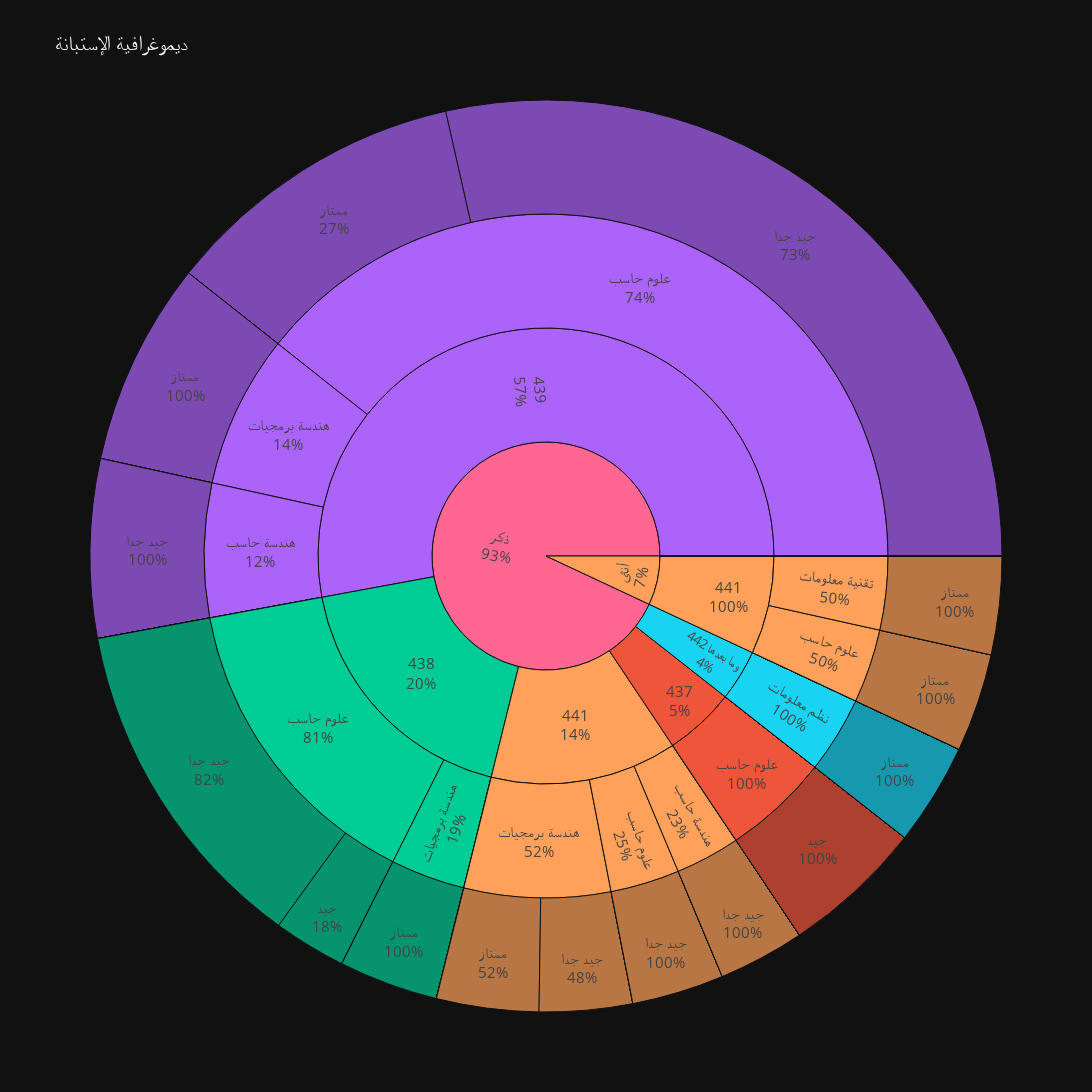

Notebook source saved alongside this figure:
### Markdown cell above
#### Demographic

### Code cell
fig = px.sunburst(
    df, 
    path=["الجنس", "الدفعة", "التخصص", "التصنيف"], 
    values="المعدل",
    color="الدفعة",
    title="ديموغرافية الإستبانة",
    width=1100, 
    height=1100
)
fig.update_layout(
    font=dict(
        size=15,
    )
)
fig.update_traces(textinfo="label+percent parent",)
page.append(fig)
fig

### Figure 1 — Plotly figure (JSON) as saved in the notebook; plotly's stock layout.template omitted (floating-point values rounded to 4 significant figures; data arrays with more than 128 entries replaced by an {"elided": "..."} marker saying what was removed)
{"data": [{"branchvalues": "total", "customdata": {"elided": "312x1 str values"}, "domain": {"x": [0, 1], "y": [0, 1]}, "hovertemplate": "labels=%{label}<br>المعدل=%{value}<br>parent=%{parent}<br>id=%{id}<br>الدفعة=%{customdata[0]}<extra></extra>", "ids": {"elided": "312 str values"}, "labels": {"elided": "312 str values"}, "marker": {"colors": {"elided": "312 str values"}}, "name": "", "parents": {"elided": "312 str values"}, "textinfo": "label+percent parent", "type": "sunburst", "values": {"elided": "312 float values"}}], "layout": {"font": {"size": 15}, "height": 1100, "legend": {"tracegroupgap": 0}, "title": {"text": "ديموغرافية الإستبانة"}, "width": 1100}}
